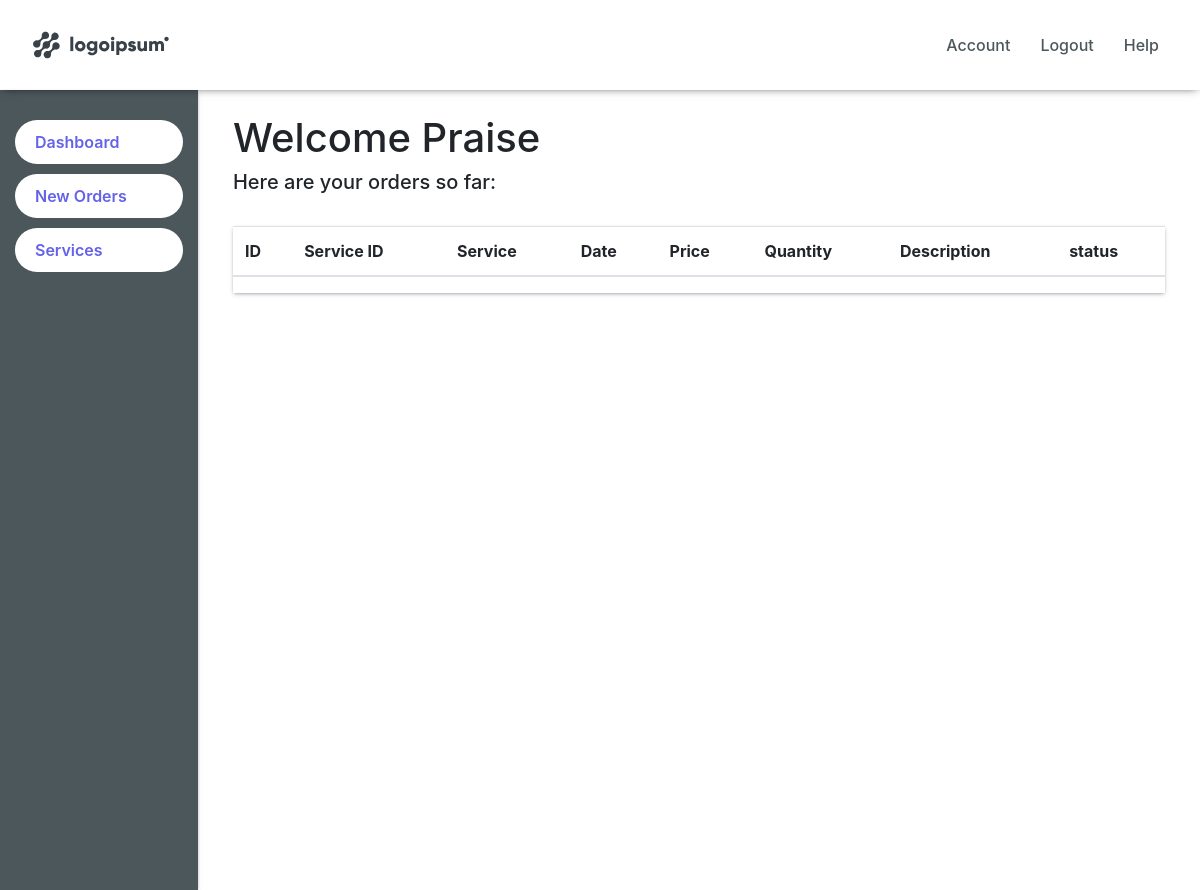
Page /dashboard/ (signed in) on the earlier database version.
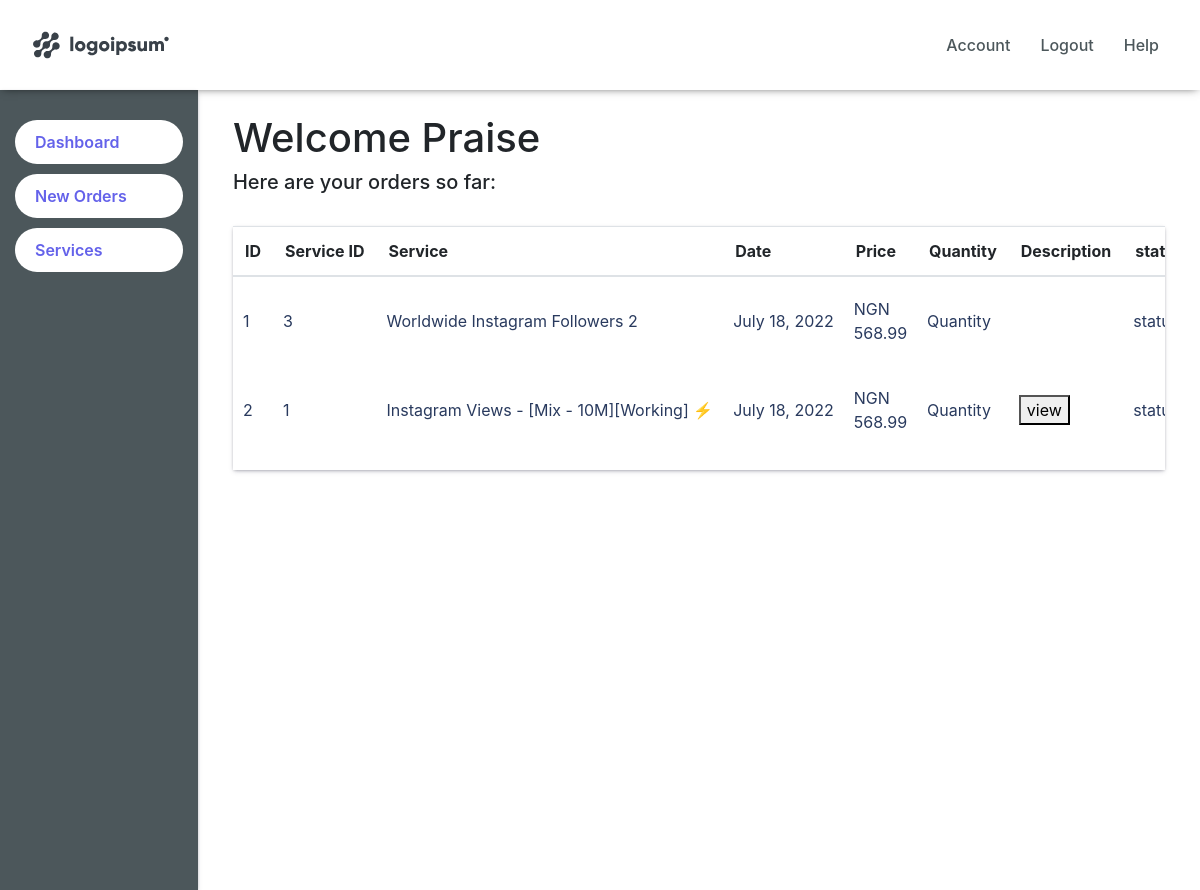
Same page on the later database version.
### home/models.py (models this page shows, shortened)
class Order(models.Model):
    service = models.ForeignKey(Service,
                                on_delete=models.CASCADE)
    user = models.ForeignKey(User,
                                 on_delete=models.CASCADE)
    quantity = models.IntegerField(default=1)
    price = models.IntegerField()
    date = models.DateField(default=datetime.datetime.today)
    status = models.BooleanField(default=False)
    @staticmethod
    def get_orders_by_user(user_id):
        return Order.objects.filter(user=user_id).order_by('-date')

class Service(models.Model):
    title = models.CharField(max_length=500)
    rate = models.DecimalField(decimal_places=2, max_digits=500)
    min_order = models.BigIntegerField()
    max_order = models.BigIntegerField()
    description = RichTextField(default='', null=True, blank="True")
    category = models.ForeignKey('Category', null=True, blank=True, on_delete=models.CASCADE, related_name='services')
    slug = models.SlugField(unique=True)
    draft = models.BooleanField(default=False)
    publish = models.DateTimeField(auto_now_add=True)
    objects = models.Manager()

### users/views.py (the view)
# urls.py: path('dashboard/', user_views.dashboard, name="dashboard"),
def dashboard(request):
    user = request.user
    print(user)
    orders = Order.get_orders_by_user(user)
    print(orders)
    context = {
        'orders': orders,
    }
    return render(request, 'users/dashboard.html', context)

### users/templates/users/dashboard.html (shortened to what this page needs)
{% extends "users/base.html" %}
    {% block content %}
    <div>
        <div class="py-4">
            <h1>Welcome Praise</h1>
            <h5>Here are your orders so far:</h5>
        </div>
        <div class="table-wr table-responsive ">
            <table class="table border-0 " id="service-table-3">
                <thead>
                <tr>
                    <th>ID</th>
                    <th class="nowrap">Service ID</th>
                    <th class="nowrap">Service</th>
                    <th class="nowrap">Date</th>
                    <th class="nowrap">Price</th>
                    <th class="nowrap">Quantity</th>
                    <th class="nowrap">Description</th>
                    <th class="nowrap">status</th>
                </tr>
                </thead>
                <tbody id="service-tbody">
                    {% for orders in orders %}
                            <tr data-filter-table-category-id="35">
                                <td data-label="ID" data-filter-table-service-id="149">{{orders.id}}</td>
                                <td data-label="ID" data-filter-table-service-id="149">{{orders.service.id}}</td>
                                <td data-label="Service" class="table-service nowrap" data-filter-table-service-name="true">{{orders.service.title}}</td>
                                <td data-label="Service" class="table-service nowrap" data-filter-table-service-name="true">{{orders.date}}</td>
                                <td data-label="Rate per 1000">NGN 568.99</td>
                                <td data-label="Min order">Quantity</td>
                                <td data-label="" class="services-list__description">
                                    {% if orders.service.description == '' %}
                                        <div></div>
                                    {% elif orders.service.description %}
                                        <button id="{{orders.service.id}}" data-toggle="modal" data-target="#descrip-{{orders.service.id}}">view</button>
                                    {% endif %}
                                </td>
                                <td data-label="Min order">status</td>
                            </tr>
                    {% endfor %}
                </tbody>
            </table>
    </div>
    </div>
    {% endblock content %}

Differences in the rows shown:
added Order: id "1", service.id "3", service "Worldwide Instagram Followers 2", date "July 18, 2022"
added Order: id "2", service.id "1", service "Instagram Views - [Mix - 10M][Working] ⚡", date "July 18, 2022"
